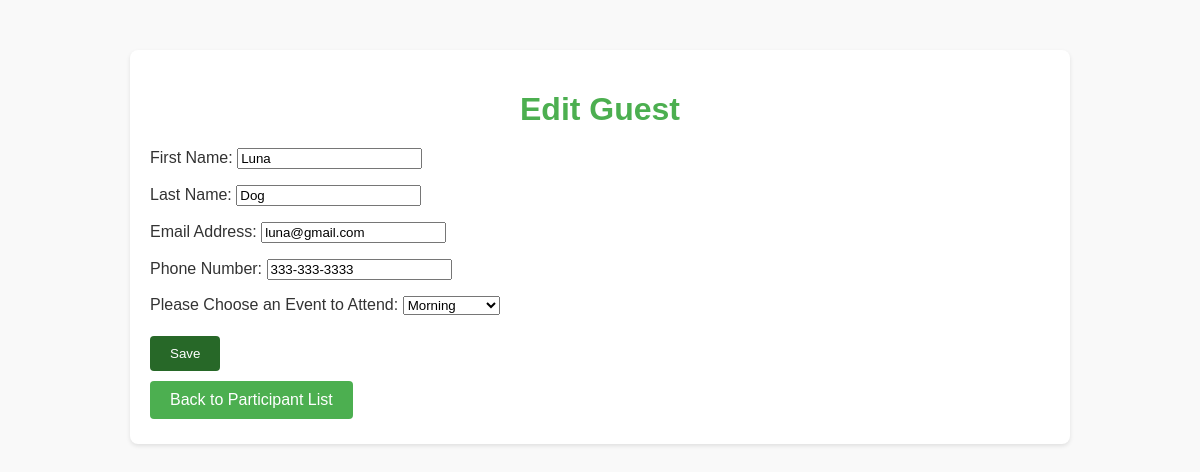
The app's page /guest-list/edit/31/ with its own data.
### registrationapp/models.py (models this page shows, shortened)
class Registration(models.Model):
    user_first_name = models.CharField(max_length=100)
    user_last_name = models.CharField(max_length=100)
    user_email = models.EmailField()
    user_phone = models.CharField(max_length=12)
    event_session = models.ForeignKey(EventSession, on_delete=models.CASCADE)

### registrationapp/views.py (the view)
# urls.py: path('guest-list/edit/<int:pk>/', ParticipantUpdateView.as_view(), name='participant_edit'),
class ParticipantUpdateView(UpdateView):
    model = Registration
    form_class = RegistrationForm
    template_name = 'event/participant_edit.html'
    success_url = reverse_lazy('participant_list')

### registrationapp/forms.py
class RegistrationForm(forms.ModelForm):
    event_session = forms.ModelChoiceField(
        queryset=EventSession.objects.all(),
        empty_label='Select Event',
        label='Please Choose an Event to Attend:'
    )
    class Meta:
        model = Registration
        fields = ['user_first_name', 'user_last_name', 'user_email', 'user_phone', 'event_session']
        labels = {
            'user_first_name': 'First Name',
            'user_last_name': 'Last Name',
            'user_email': 'Email Address',
            'user_phone': 'Phone Number'
        }
        error_messages = {
            'user_email': {
                'required': 'Your email address must not be empty!',
                'invalid': 'Please enter a valid email address'
            }
        }

### registrationapp/models.py (called while the page is built)
    def __str__(self):
        return self.event_name

### registrationapp/templates/event/participant_edit.html (shortened to what this page needs)
{% load static %}
<!DOCTYPE html>
<html lang="en">
<head>
    <link rel="stylesheet" href="{% static 'registration/base.css' %}">
    <link rel="stylesheet" href="{% static 'registration/guest_list.css' %}">
</head>
<body>
<div class="container">
    <h1>Edit Guest</h1>
    <form method="post">
        {{ form.as_p }}
        <button type="submit" class="btn btn-primary">Save</button>
    </form>
    <a href="{% url 'participant_list' %}" class="btn btn-secondary">Back to Participant List</a>
</div>
</body>
</html>

### registrationapp/static/registration/base.css (style rules this page uses)
body { font-family: Arial, sans-serif; background-color: #f9f9f9; color: #333; margin: 0; padding: 0; }
.container { max-width: 800px; margin: 50px auto; padding: 20px; background-color: #fff; box-shadow: 0 2px 4px rgba(0, 0, 0, 0.1); border-radius: 8px; }
h1 { text-align: center; color: #4CAF50; margin-bottom: 20px; }
.btn { display: inline-block; padding: 10px 20px; color: #fff; background-color: #4CAF50; border: none; border-radius: 4px; cursor: pointer; text-decoration: none; }
.btn-primary { background-color: #3498db; }

### registrationapp/static/registration/guest_list.css (style rules this page uses)
body { font-family: Arial, sans-serif; background-color: #f9f9f9; color: #333; margin: 0; padding: 0; }
.container { max-width: 900px; margin: 50px auto; padding: 20px; background-color: #fff; box-shadow: 0 2px 4px rgba(0, 0, 0, 0.1); border-radius: 8px; }
h1 { text-align: center; color: #4CAF50; margin-bottom: 20px; }
.btn { display: inline-block; padding: 10px 20px; color: #fff; background-color: #4CAF50; border: none; border-radius: 4px; cursor: pointer; text-decoration: none; margin: 5px 0; }
.btn-primary { background-color: #276828; }

### records on screen
Registration: user_first_name "Luna", user_last_name "Dog", user_email "luna@gmail.com", user_phone "333-333-3333", event_session "Morning"
